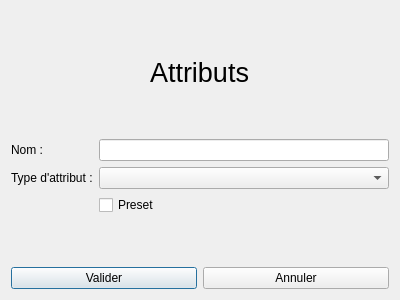
<?xml version="1.0" encoding="UTF-8"?>
<ui version="4.0">
 <class>formNouveauAttribut</class>
 <widget class="QDialog" name="formNouveauAttribut">
  <property name="geometry">
   <rect>
    <x>0</x>
    <y>0</y>
    <width>400</width>
    <height>300</height>
   </rect>
  </property>
  <property name="windowTitle">
   <string>Création d'attribut</string>
  </property>
  <property name="windowIcon">
   <iconset>
    <normaloff>../d20.ico</normaloff>../d20.ico</iconset>
  </property>
  <layout class="QGridLayout" name="gridLayout">
   <item row="2" column="0">
    <layout class="QHBoxLayout" name="horizontalLayout">
     <property name="bottomMargin">
      <number>0</number>
     </property>
     <item>
      <widget class="QPushButton" name="creerAttributButton">
       <property name="text">
        <string>Valider</string>
       </property>
      </widget>
     </item>
     <item>
      <widget class="QPushButton" name="retourButton">
       <property name="text">
        <string>Annuler</string>
       </property>
      </widget>
     </item>
    </layout>
   </item>
   <item row="1" column="0">
    <layout class="QFormLayout" name="formLayout">
     <item row="0" column="0">
      <widget class="QLabel" name="label">
       <property name="text">
        <string>Nom :</string>
       </property>
      </widget>
     </item>
     <item row="0" column="1">
      <widget class="QLineEdit" name="Nom"/>
     </item>
     <item row="1" column="1">
      <widget class="QComboBox" name="typeAttributCombo"/>
     </item>
     <item row="1" column="0">
      <widget class="QLabel" name="label_2">
       <property name="text">
        <string>Type d'attribut :</string>
       </property>
      </widget>
     </item>
     <item row="2" column="1">
      <widget class="QCheckBox" name="presetCheck">
       <property name="text">
        <string>Preset</string>
       </property>
      </widget>
     </item>
    </layout>
   </item>
   <item row="0" column="0" alignment="Qt::AlignHCenter">
    <widget class="QLabel" name="label_3">
     <property name="font">
      <font>
       <pointsize>20</pointsize>
      </font>
     </property>
     <property name="text">
      <string>Attributs</string>
     </property>
    </widget>
   </item>
  </layout>
 </widget>
 <resources/>
 <connections>
  <connection>
   <sender>retourButton</sender>
   <signal>clicked()</signal>
   <receiver>formNouveauAttribut</receiver>
   <slot>close()</slot>
   <hints>
    <hint type="sourcelabel">
     <x>295</x>
     <y>275</y>
    </hint>
    <hint type="destinationlabel">
     <x>199</x>
     <y>149</y>
    </hint>
   </hints>
  </connection>
 </connections>
</ui>
